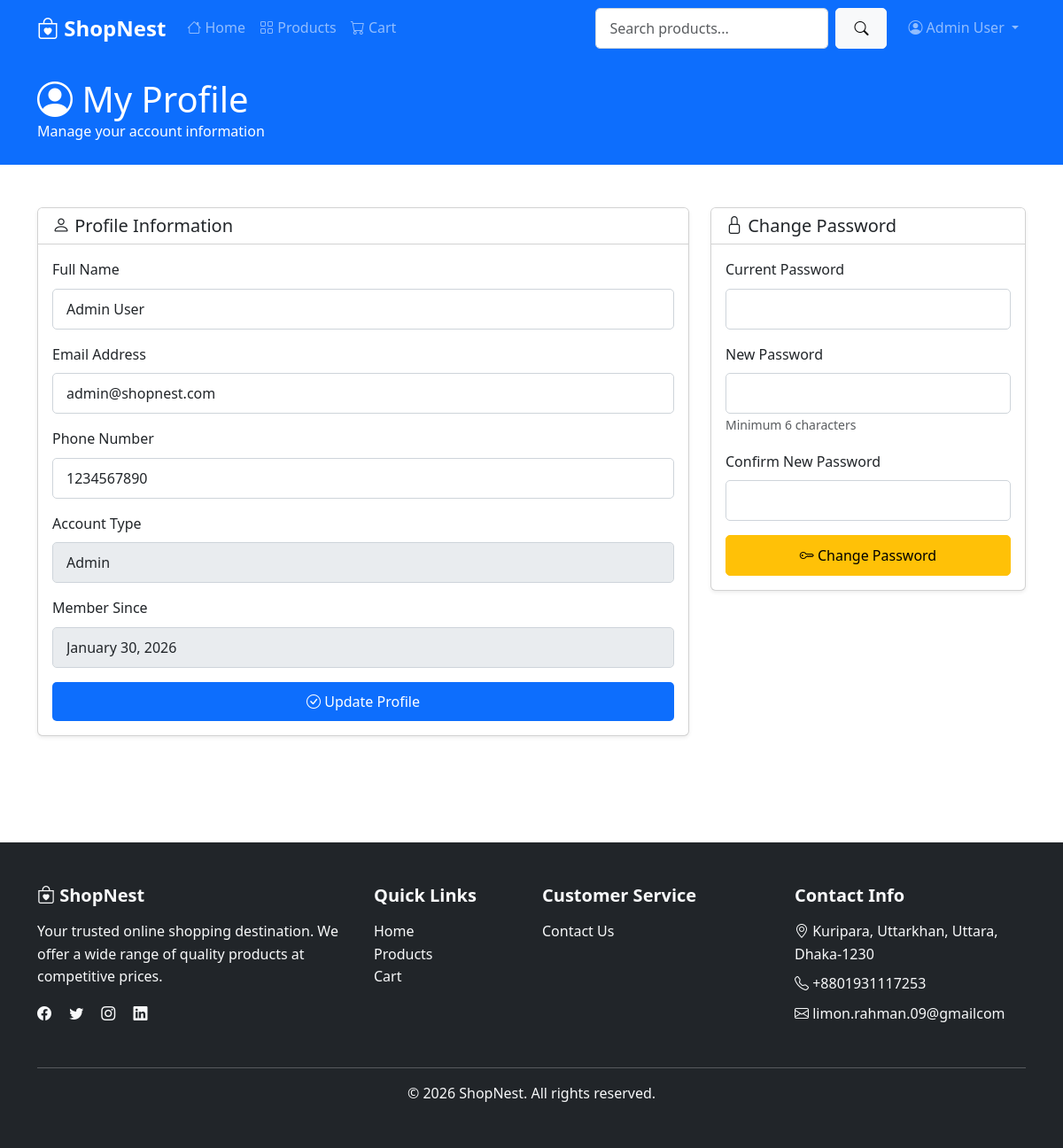
The app's page /profile.php (signed in) with its own data.
### tables this page shows
CREATE TABLE IF NOT EXISTS users (
    id INT AUTO_INCREMENT PRIMARY KEY,
    name VARCHAR(100) NOT NULL,
    email VARCHAR(100) NOT NULL UNIQUE,
    phone VARCHAR(20),
    password VARCHAR(255) NOT NULL,
    role ENUM('customer', 'admin') DEFAULT 'customer',
    created_at TIMESTAMP DEFAULT CURRENT_TIMESTAMP,
    updated_at TIMESTAMP DEFAULT CURRENT_TIMESTAMP ON UPDATE CURRENT_TIMESTAMP
);

### profile.php (the view, shortened to what this page needs)
<?php
require_once 'includes/DbConnection.php';
$user_id = $_SESSION['user_id'];
$query = "SELECT * FROM users WHERE id = $user_id LIMIT 1";
$result = mysqli_query($dbconnection, $query);
$user = mysqli_fetch_assoc($result);
include 'includes/header.php';
?>
<section class="bg-primary text-white py-4">
    <div class="container">
        <h1 class="mb-0">
            <i class="bi bi-person-circle"></i> My Profile
        </h1>
        <p class="mb-0">Manage your account information</p>
    </div>
</section>
<section class="py-5">
    <div class="container">
        <div class="row">
            <div class="col-lg-8 mb-4">
                <div class="card shadow-sm">
                    <div class="card-header bg-white">
                        <h5 class="mb-0"><i class="bi bi-person"></i> Profile Information</h5>
                    </div>
                    <div class="card-body">
                        <form action="profile.php" method="POST">
                            <div class="mb-3">
                                <label for="name" class="form-label">Full Name</label>
                                <input type="text" class="form-control" id="name" name="name"
                                       value="<?php echo htmlspecialchars($user['name']); ?>" required>
                            </div>
                            <div class="mb-3">
                                <label for="email" class="form-label">Email Address</label>
                                <input type="email" class="form-control" id="email" name="email"
                                       value="<?php echo htmlspecialchars($user['email']); ?>" required>
                            </div>
                            <div class="mb-3">
                                <label for="phone" class="form-label">Phone Number</label>
                                <input type="tel" class="form-control" id="phone" name="phone"
                                       value="<?php echo htmlspecialchars($user['phone'] ?? ''); ?>">
                            </div>
                            <div class="mb-3">
                                <label class="form-label">Account Type</label>
                                <input type="text" class="form-control"
                                       value="<?php echo ucfirst($user['role']); ?>" disabled>
                            </div>
                            <div class="mb-3">
                                <label class="form-label">Member Since</label>
                                <input type="text" class="form-control"
                                       value="<?php echo date('F d, Y', strtotime($user['created_at'])); ?>" disabled>
                            </div>
                            <div class="d-grid">
                                <button type="submit" class="btn btn-primary">
                                    <i class="bi bi-check-circle"></i> Update Profile
                                </button>
                            </div>
                        </form>
                    </div>
                </div>
            </div>
            <div class="col-lg-4">
                <div class="card shadow-sm mb-4">
                    <div class="card-header bg-white">
                        <h5 class="mb-0"><i class="bi bi-lock"></i> Change Password</h5>
                    </div>
                    <div class="card-body">
                        <form action="profile.php" method="POST">
                            <div class="mb-3">
                                <label for="current_password" class="form-label">Current Password</label>
                                <input type="password" class="form-control" id="current_password" name="current_password" required>
                            </div>
                            <div class="mb-3">
                                <label for="new_password" class="form-label">New Password</label>
                                <input type="password" class="form-control" id="new_password" name="new_password" minlength="6" required>
                                <small class="text-muted">Minimum 6 characters</small>
                            </div>
                            <div class="mb-3">
                                <label for="confirm_password" class="form-label">Confirm New Password</label>
                                <input type="password" class="form-control" id="confirm_password" name="confirm_password" minlength="6" required>
                            </div>
                            <div class="d-grid">
                                <button type="submit" class="btn btn-warning">
                                    <i class="bi bi-key"></i> Change Password
                                </button>
                            </div>
                        </form>
                    </div>
                </div>
            </div>
        </div>
    </div>
</section>
<?php
include 'includes/footer.php';
?>

### assets/css/style.css (style rules this page uses)
:root { --primary-color: #0d6efd; --secondary-color: #6c757d; --success-color: #198754; --danger-color: #dc3545; --warning-color: #ffc107; --info-color: #0dcaf0; --light-color: #f8f9fa; --dark-color: #212529; }
body { font-family: 'Segoe UI', Tahoma, Geneva, Verdana, sans-serif; line-height: 1.6; color: #333; }
.btn { border-radius: 5px; padding: 10px 20px; font-weight: 500; transition: all 0.3s ease; }
.btn-primary { background-color: var(--primary-color); border: none; }
.form-control, .form-select { border-radius: 5px; border: 1px solid #ced4da; padding: 10px 15px; }
.bg-primary { background-color: var(--primary-color) !important; }
.shadow-sm { box-shadow: 0 0.125rem 0.25rem rgba(0, 0, 0, 0.075) !important; }

### records on screen
users: name "Admin User", email "admin@shopnest.com", phone "1234567890", role "Admin", created_at "January 30, 2026"

### other values on screen
$_SESSION['user_name'] "Admin User"
